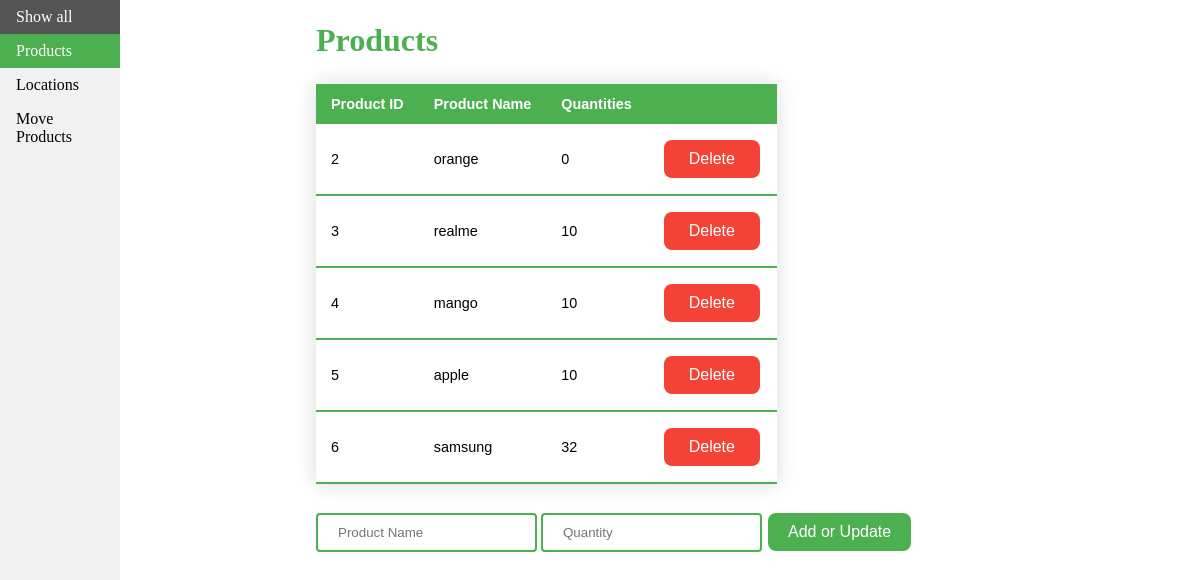
Page /products on the committed database.
### app.py (models this page shows, shortened)
class Products(db.Model):
    id = db.Column(db.Integer, primary_key=True)
    name = db.Column(db.String(100), unique=True, nullable=False)
    quantity = db.Column(db.Integer)

### app.py (the view)
@app.route('/products')
def products_view():
    return render_template('products.html', products = Products.query.all())

### templates/products.html (shortened to what this page needs)
<!DOCTYPE html>
<html>
<head>
    <link rel='stylesheet' type='text/css' media='screen' href="{{ url_for('static', filename='main.css') }}">
</head>
<body>
    <ul>
        <li><a href="{{ url_for('index') }}">Show all</a></li>
        <li><a class="active" href="{{ url_for('products_view') }}">Products</a></li>
        <li><a href="{{ url_for('locations_view') }}">Locations</a></li>
        <li><a href="{{ url_for('move_view') }}">Move Products</a></li>
    </ul>
    <div style="margin-left:25%;padding:1px 16px;height:1000px;">
    <h1>Products</h1>
        <table class="styled-table">
            <thead>
                <tr>
                    <th>Product ID</th>
                    <th>Product Name</th>
                    <th>Quantities</th>
                    <th></th>
                </tr>
            </thead>
            {% for product in products %}
            <tbody>
                <tr>
                    <td>{{ product.id }}</td>
                    <td class="active-row">{{ product.name }}</td>
                    <td>{{ product.quantity }}</td>
                    <td>
                        <a href="{{ url_for('deleteProduct', prod_id=product.id ) }}">
                            <button class="deletebutton" value= "delete" >Delete</button><br>
                        </a>
                    </td>
                </tr>
            {% endfor %}
            </tbody>
        </table>
        <form action="/add_prod" method="POST">
            <input name="name" type="text" placeholder="Product Name">
            <input name="quantity" type="number" placeholder="Quantity">
            <input class="button" type="submit" value="Add or Update">
        </form>
    </div>
</body>
</html>

### static/main.css (style rules this page uses)
body { margin: 0; }
ul { list-style-type: none; margin: 0; padding: 0; width: 10%; background-color: #f1f1f1; height: 100%; position: fixed; overflow: auto; }
li a { display: block; color: #000; padding: 8px 16px; text-decoration: none; }
.active { background-color: #4CAF50; color: white; }
.button { background-color: #4CAF50; border: none; border-radius: 8px; color: white; padding: 10px 20px; text-align: center; text-decoration: none; display: inline-block; font-size: 16px; margin: 4px 2px; cursor: pointer; }
.deletebutton { background-color: #f44336; border: none; border-radius: 8px; color: white; padding: 10px 25px; text-align: center; text-decoration: none; display: inline-block; font-size: 16px; margin: 4px 2px; cursor: pointer; }
input[type=text], input[type=number] { border: 2px solid #4CAF50; padding: 10px 20px; border-radius: 4px; }
h1 { color: #4CAF50; }
.styled-table { border-collapse: collapse; margin: 25px 0; font-size: 0.9em; font-family: sans-serif; min-width: 400px; box-shadow: 0 0 20px rgba(0, 0, 0, 0.15); }
.styled-table thead tr { background-color: #4CAF50; color: #ffffff; text-align: left; }
.styled-table th, .styled-table td { padding: 12px 15px; }
.styled-table tbody tr { border-bottom: 1px solid #dddddd; }
.styled-table tbody tr:last-of-type { border-bottom: 2px solid #4CAF50; }

### rows in the picture
Products: id "2", name "orange", quantity "0"
Products: id "3", name "realme", quantity "10"
Products: id "4", name "mango", quantity "10"
Products: id "5", name "apple", quantity "10"
Products: id "6", name "samsung", quantity "32"
